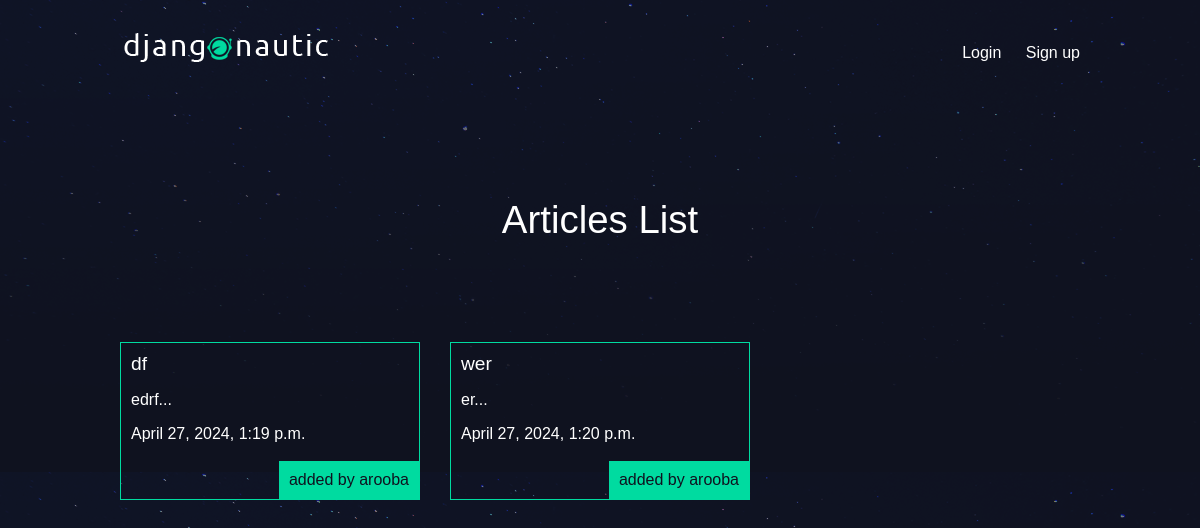
Before: / with the older database file.
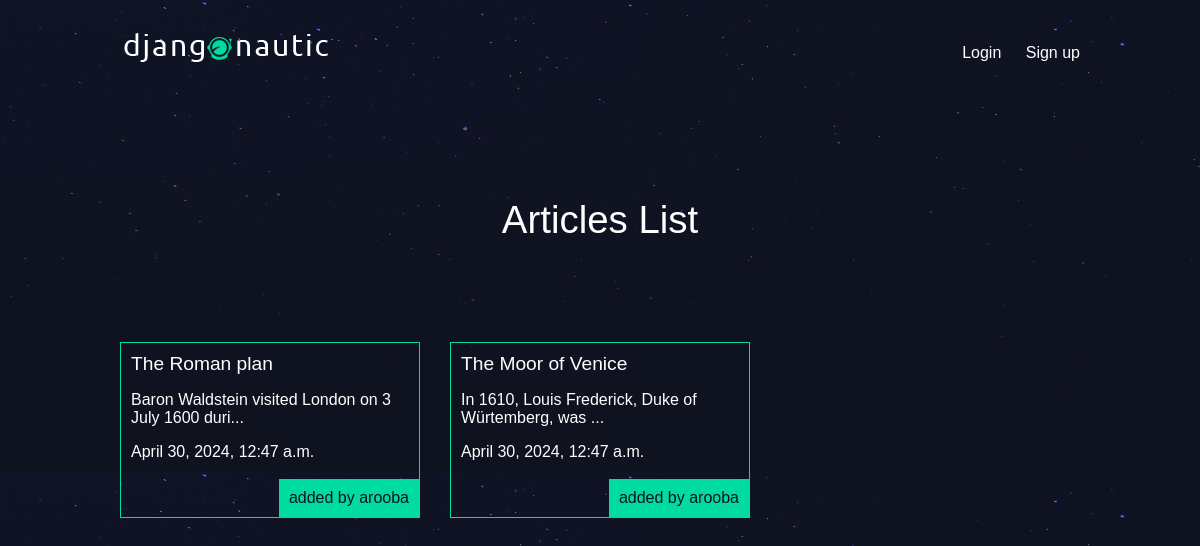
After: the same page with the newer database file.
### articles/models.py (models this page shows, shortened)
class Article(models.Model):
    title = models.CharField(max_length=100)
    slug = models.SlugField()
    body = models.TextField()
    date = models.DateTimeField(auto_now_add=True)
    thumb = models.ImageField(default='default.png', blank=True)
    author=models.ForeignKey(User, default=None, on_delete=models.CASCADE)
    def snippet(self):
        return self.body[:50] + "..."

### articles/views.py (the view)
# urls.py: path('', article_views.articles_list, name="home"),
def articles_list(request):
    articles = Article.objects.all().order_by('date')
    return render(request, 'articles_list.html', {'articles': articles})

### articles/templates/articles_list.html
{% extends 'base_layout.html' %}
{% block mycontent %}
    <h1>Articles List</h1>
    <div class="articles">
    {% for article in articles %}
        <a href="{% url 'articles:detail' slug=article.slug %}">
            <div class="article">
                <h2>
                    {{article.title}}
                </h2>
                <p>{{article.snippet}}</p>
                <p>{{article.date}}</p>
                <p class="author">added by {{article.author.username}}</p>
            </div>
        </a>
    {% endfor %}
    </div>
{% endblock %}

### templates/base_layout.html (shortened to what this page needs)
{% load static %}
<!DOCTYPE html>
  <html lang="en">
  <head>
      <link rel="stylesheet" href="{%static 'mystyles.css'%}">
  </head>
  <body>
      <header class="wrapper">
          <h1>
              <a href="{% url 'home' %}">
                  <img src="{%static 'logo.png' %}" />
              </a>
          </h1>
          <nav>
              <ul>
                  {%if user.is_authenticated %}
                      <li>
                          <form class="logout-link" action="{% url 'accounts:logout' %}" method="post">
                              {% csrf_token %}
                              <button type="submit">Logout</button>
                          </form>
                      </li>
                      <li><a href="{% url 'articles:create' %}" class="highlight">New Article</a></li>
                  {%else%}
                      <li><a href="{% url 'accounts:login' %}">Login</a></li>
                      <li><a href="{% url 'accounts:signup' %}">Sign up</a></li>
                  {%endif%}
              </ul>
          </nav>
      </header>
      <div class="wrapper">
         {% block mycontent %}
         {% endblock %}
      </div>
  </body>
</html>

### my_static_assets/mystyles.css (style rules this page uses)
body { background-color: #0f121f; background-image: url(/static/stars.png); background-repeat-y: no-repeat; color: #fff; }
body * { font-family: sans-serif; }
h1, h2, h3, h4, h5 { font-weight: normal; margin: 0; }
a, a:hover, a:visited { color: #fff; text-decoration: none; }
.wrapper { max-width: 960px; margin: 0 auto; }
div.wrapper > h1 { text-align: center; margin: 100px auto; font-size: 2.4em }
header { display: grid; grid-template-columns: 1fr 1fr; padding: 20px 0; }
nav { justify-self: end; }
nav li { display: inline-block; list-style-type: none; margin-left: 20px; }
.articles { display: grid; grid-template-columns: 1fr 1fr 1fr; grid-gap: 30px; }
.article { padding: 10px; border: 1px solid #00dba0; position: relative; padding-bottom: 40px; }
.article h2 { font-size: 1.2em; }
.article .author { padding: 10px; background: #00dba0; position: absolute; right: 0; bottom: 0; margin: 0; color: #0f121f; }

Changed rows visible on the page:
removed Article: title "df", snippet "edrf...", date "April 27, 2024, 1:19 p.m.", author.username "arooba"
removed Article: title "wer", snippet "er...", date "April 27, 2024, 1:20 p.m.", author.username "arooba"
added Article: title "The Roman plan", snippet "Baron Waldstein visited London on 3 July 1600 duri...", date "April 30, 2024, 12:47 a.m.", author.username "arooba"
added Article: title "The Moor of Venice", snippet "In 1610, Louis Frederick, Duke of Würtemberg, was ...", date "April 30, 2024, 12:47 a.m.", author.username "arooba"
